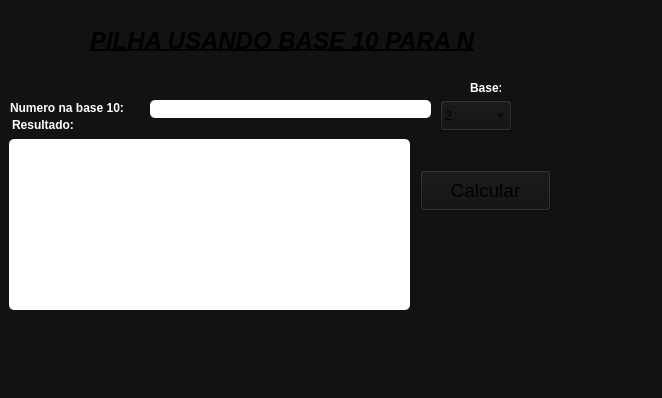
<?xml version="1.0" encoding="UTF-8"?>
<ui version="4.0">
 <class>MainWindow</class>
 <widget class="QMainWindow" name="MainWindow">
  <property name="geometry">
   <rect>
    <x>0</x>
    <y>0</y>
    <width>662</width>
    <height>398</height>
   </rect>
  </property>
  <property name="minimumSize">
   <size>
    <width>662</width>
    <height>398</height>
   </size>
  </property>
  <property name="maximumSize">
   <size>
    <width>662</width>
    <height>398</height>
   </size>
  </property>
  <property name="font">
   <font>
    <kerning>false</kerning>
   </font>
  </property>
  <property name="windowTitle">
   <string>Programa para calcular número da base</string>
  </property>
  <property name="windowIcon">
   <iconset>
    <normaloff>../../Área de Trabalho/pilha.png</normaloff>../../Área de Trabalho/pilha.png</iconset>
  </property>
  <property name="styleSheet">
   <string notr="true">background-color: rgb(18, 18, 18);</string>
  </property>
  <widget class="QWidget" name="centralwidget">
   <widget class="QTextEdit" name="TextResultado">
    <property name="enabled">
     <bool>false</bool>
    </property>
    <property name="geometry">
     <rect>
      <x>9</x>
      <y>139</y>
      <width>401</width>
      <height>171</height>
     </rect>
    </property>
    <property name="font">
     <font>
      <bold>true</bold>
      <kerning>false</kerning>
     </font>
    </property>
    <property name="styleSheet">
     <string notr="true">color: rgb(0, 0, 0);
background-color: rgb(255, 255, 255);
border-radius:5px;</string>
    </property>
   </widget>
   <widget class="QLabel" name="label_2">
    <property name="geometry">
     <rect>
      <x>470</x>
      <y>80</y>
      <width>31</width>
      <height>16</height>
     </rect>
    </property>
    <property name="font">
     <font>
      <bold>true</bold>
     </font>
    </property>
    <property name="styleSheet">
     <string notr="true">color: rgb(255, 255, 255);</string>
    </property>
    <property name="text">
     <string>Base:</string>
    </property>
   </widget>
   <widget class="QLabel" name="label_3">
    <property name="geometry">
     <rect>
      <x>12</x>
      <y>117</y>
      <width>81</width>
      <height>16</height>
     </rect>
    </property>
    <property name="font">
     <font>
      <bold>true</bold>
     </font>
    </property>
    <property name="styleSheet">
     <string notr="true">color: rgb(255, 255, 255);</string>
    </property>
    <property name="text">
     <string>Resultado: </string>
    </property>
   </widget>
   <widget class="QLabel" name="label_4">
    <property name="geometry">
     <rect>
      <x>90</x>
      <y>20</y>
      <width>491</width>
      <height>41</height>
     </rect>
    </property>
    <property name="font">
     <font>
      <pointsize>18</pointsize>
      <italic>true</italic>
      <bold>true</bold>
      <underline>true</underline>
     </font>
    </property>
    <property name="text">
     <string>PILHA USANDO BASE 10 PARA N</string>
    </property>
   </widget>
   <widget class="QPushButton" name="pushButtonCalcular">
    <property name="geometry">
     <rect>
      <x>420</x>
      <y>170</y>
      <width>131</width>
      <height>41</height>
     </rect>
    </property>
    <property name="font">
     <font>
      <pointsize>14</pointsize>
     </font>
    </property>
    <property name="acceptDrops">
     <bool>false</bool>
    </property>
    <property name="toolTip">
     <string>&lt;html&gt;&lt;head/&gt;&lt;body&gt;&lt;p&gt;&lt;span style=&quot; color:#ffffff;&quot;&gt;CALCULAR&lt;/span&gt;&lt;/p&gt;&lt;p&gt;&lt;br/&gt;&lt;/p&gt;&lt;/body&gt;&lt;/html&gt;</string>
    </property>
    <property name="text">
     <string>Calcular</string>
    </property>
   </widget>
   <widget class="QComboBox" name="comboBase">
    <property name="geometry">
     <rect>
      <x>440</x>
      <y>100</y>
      <width>72</width>
      <height>31</height>
     </rect>
    </property>
    <property name="font">
     <font>
      <kerning>false</kerning>
     </font>
    </property>
    <item>
     <property name="text">
      <string>2</string>
     </property>
    </item>
    <item>
     <property name="text">
      <string>8</string>
     </property>
    </item>
    <item>
     <property name="text">
      <string>16</string>
     </property>
    </item>
   </widget>
   <widget class="QLineEdit" name="LineNumeroBase">
    <property name="geometry">
     <rect>
      <x>150</x>
      <y>100</y>
      <width>281</width>
      <height>18</height>
     </rect>
    </property>
    <property name="maximumSize">
     <size>
      <width>16777215</width>
      <height>30</height>
     </size>
    </property>
    <property name="font">
     <font>
      <bold>true</bold>
     </font>
    </property>
    <property name="styleSheet">
     <string notr="true">background-color: rgb(255, 255, 255);
color: rgb(0, 0, 0);
border-radius:5px;</string>
    </property>
   </widget>
   <widget class="QLabel" name="label">
    <property name="geometry">
     <rect>
      <x>10</x>
      <y>100</y>
      <width>121</width>
      <height>16</height>
     </rect>
    </property>
    <property name="font">
     <font>
      <bold>true</bold>
     </font>
    </property>
    <property name="styleSheet">
     <string notr="true">color: rgb(255, 255, 255);</string>
    </property>
    <property name="text">
     <string>Numero na base 10: </string>
    </property>
   </widget>
   <widget class="QLabel" name="label_5">
    <property name="geometry">
     <rect>
      <x>-50</x>
      <y>20</y>
      <width>781</width>
      <height>401</height>
     </rect>
    </property>
    <property name="text">
     <string/>
    </property>
    <property name="pixmap">
     <pixmap>../../Área de Trabalho/fundo programa.png</pixmap>
    </property>
    <property name="scaledContents">
     <bool>true</bool>
    </property>
    <property name="wordWrap">
     <bool>false</bool>
    </property>
    <property name="openExternalLinks">
     <bool>false</bool>
    </property>
   </widget>
   <zorder>label_5</zorder>
   <zorder>TextResultado</zorder>
   <zorder>label_2</zorder>
   <zorder>label_3</zorder>
   <zorder>label_4</zorder>
   <zorder>pushButtonCalcular</zorder>
   <zorder>comboBase</zorder>
   <zorder>LineNumeroBase</zorder>
   <zorder>label</zorder>
  </widget>
 </widget>
 <resources/>
 <connections/>
</ui>
